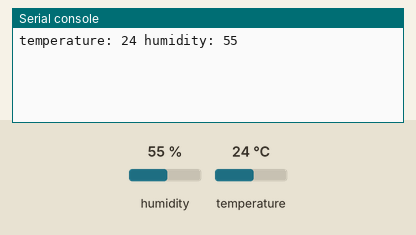
Bench run of a program on a simulated ESP32 board running MicroPython. On the bench: the last lines printed to the serial console. The test bench sets the inputs (shaded band); at power-on: humidity 55 %, temperature 24 °C.

Above: at 1.2 s.
1.3 s: humidity set to 22 %
At 3.4 s:
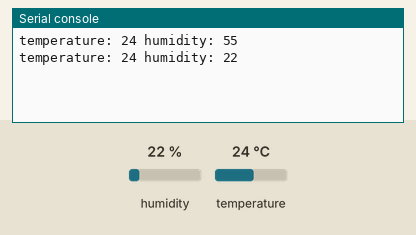
4.0 s: temperature set to 12 °C
At 4.6 s:
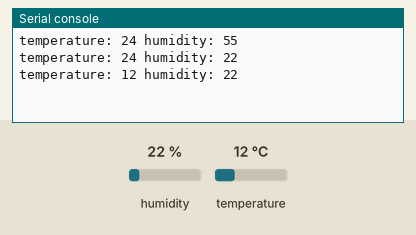
6.7 s: humidity set to 40 %
At 9.2 s:
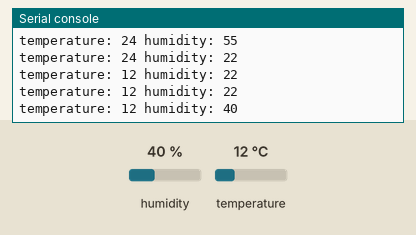
Timing chart, 0 to 10.7 s (numbered marks = the images above; inputs shaded):
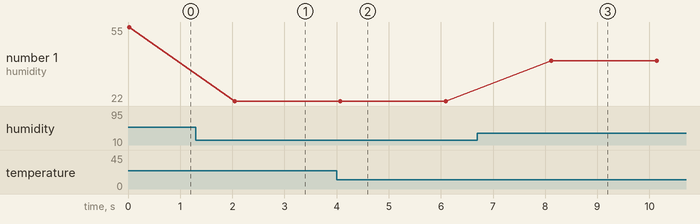

Measured:
- after the input at 1.3 s, the serial console: prints a new line after 0.75 s (image 1)
- after the input at 4.0 s, the serial console: prints a new line after 0.07 s (image 2)
- after the input at 6.7 s, the serial console: prints a new line after 1.4 s (image 3)
- plotted number 1: 55 → 22 after the input at 1.3 s, 22 → 40 after the input at 6.7 s

The program:

basic.py
```python
import machine
import time
import dht

DHT = dht.DHT11(machine.Pin(13))  # Associate DHT11 with Pin(13).

while True:
    DHT.measure()                 # Start DHT11 to measure temperature and humidity data once.
    temp = DHT.temperature()
    hum = DHT.humidity()
    print('temperature:', temp, 'humidity:', hum)
    time.sleep_ms(2000)

# bot
```
